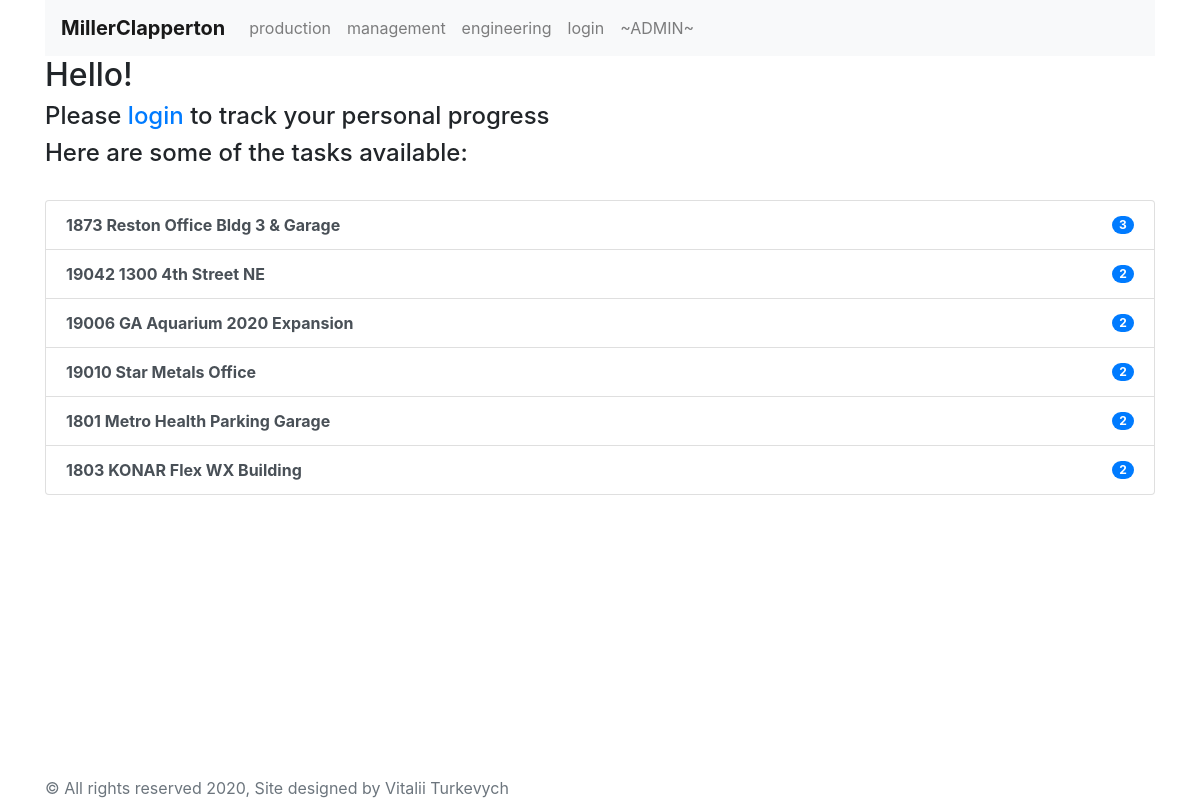
/production/, run on an earlier commit of the app's database.
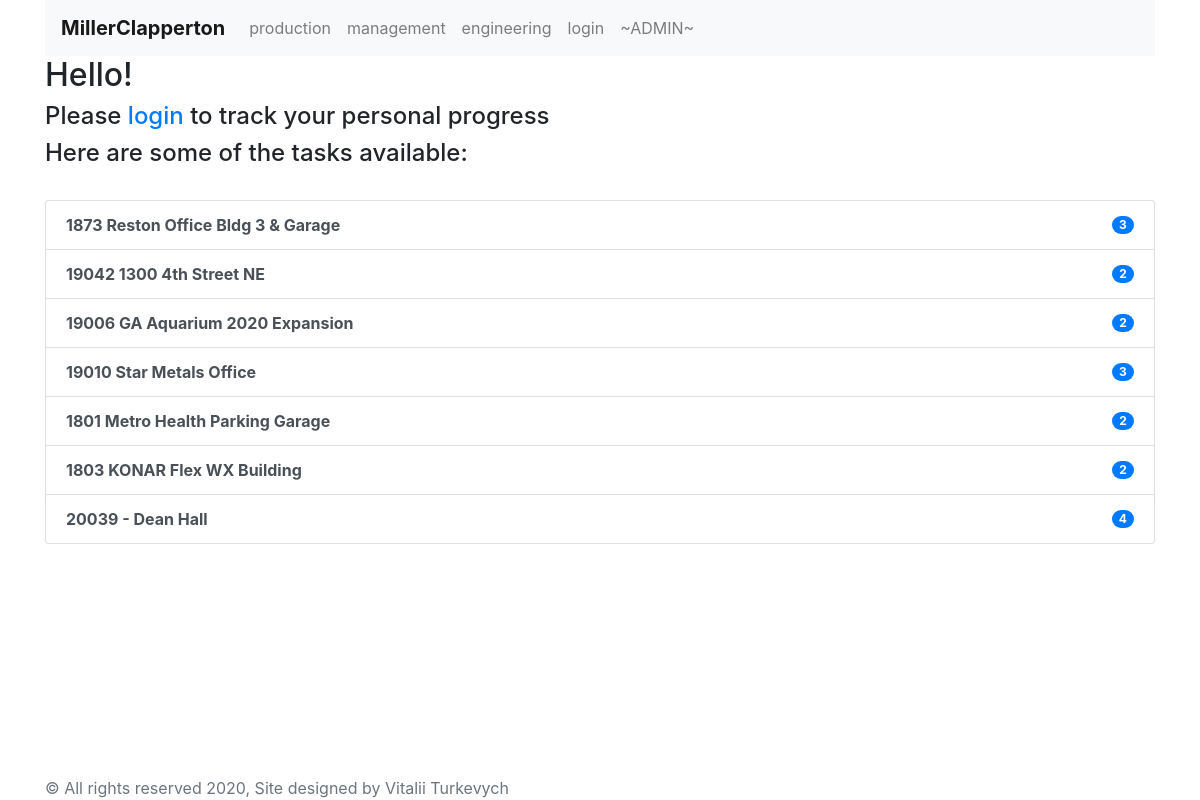
And on a later commit of the database.
### app/models.py (models this page shows, shortened)
class Project(models.Model):
    project_title = models.CharField('Project name', max_length=200)
    project_number = models.IntegerField('Project number')
    project_path = models.CharField('Folder', max_length=200)

### app/views.py (the view)
# urls.py: path('production/', views.production, name='production'),
@gzip_page
def production(request):
    project_numbers_list = Project.objects.order_by('id')
    release_quantity = Release.objects.order_by('project')
    return render(request, 'production.html',
                  {'project_list': project_numbers_list,
                   'release_quantity': release_quantity})

### app/templates/production.html (shortened to what this page needs)
{% extends 'base.html' %}
    {% block content %}
        {% if user.get_full_name %}
        <h2>Hello {{ user.get_full_name }}! </h2>
        {% else %}
        <h2>Hello! </h2> <h4>Please <a href="#">login</a> to track your personal progress</h4>
        {% endif %}
        {% if project_list %}
        <h4 style="horiz-align: center">Here are some of the tasks available:</h4><br>
        <div class="list-group">
            {% for a in project_list %}
                <a href="{{a.project_number}}" class="list-group-item list-group-item-action d-flex justify-content-between align-items-center">
                    <b>{{a.project_title}}</b>
                    <span class="badge badge-primary badge-pill">{{ a.release_set.count }}</span>
                </a>
            {% endfor %}
        </div>
        {% else %}
            Nothing here yet, but it is coming soon....
        {% endif %}
{% endblock %}

What changed in the data, as far as the page shows it:
computed for Project "19010 Star Metals Office": release_set.count "2" → "3"
added Project: project_title "20039 - Dean Hall", release_set.count "4"
